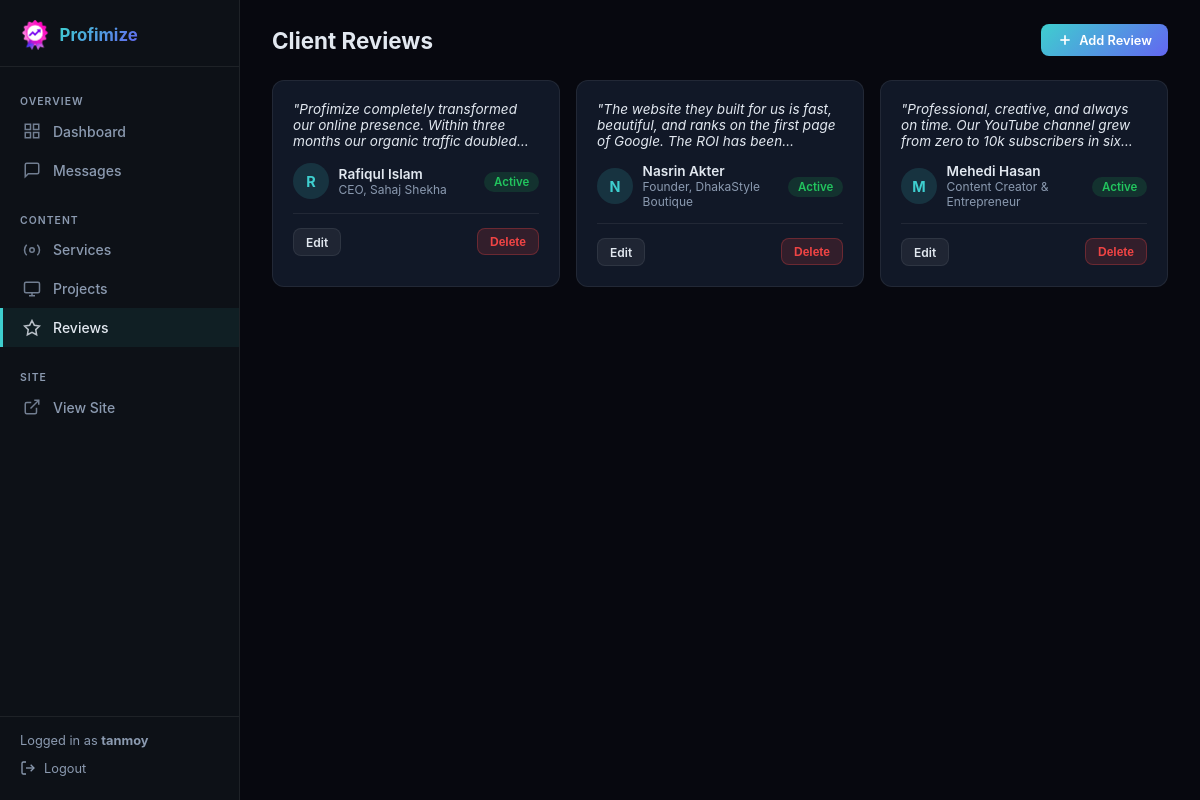
Page /dashboard/reviews/ (signed in) on the earlier database version.
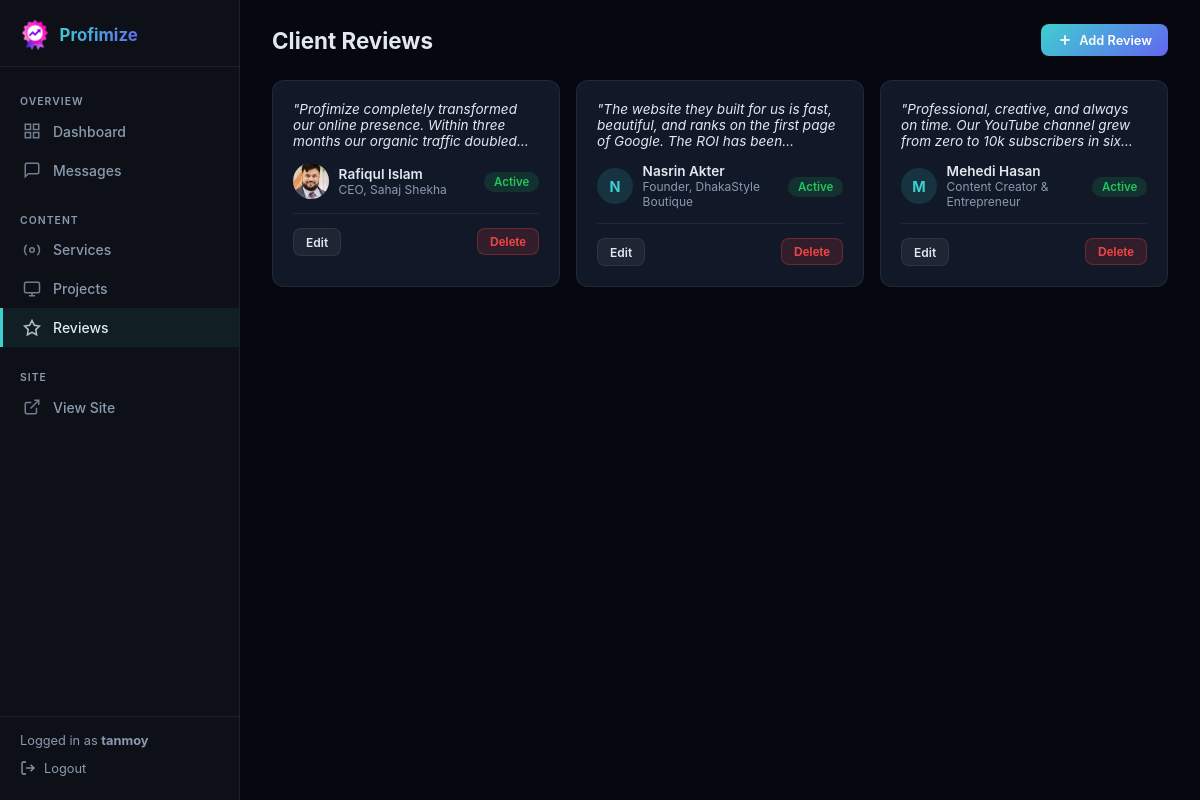
Same page on the later database version.
### apps/pages/models.py (models this page shows, shortened)
class Testimonial(models.Model):
    quote = models.TextField()
    name = models.CharField(max_length=100)
    role = models.CharField(max_length=100)
    avatar = models.ImageField(upload_to="avatars/", blank=True)
    order = models.PositiveIntegerField(default=0)
    is_active = models.BooleanField(default=True)
    class Meta:
        ordering = ["order"]

### apps/dashboard/views.py (the view)
# urls.py: path("reviews/", views.reviews_list, name="reviews"),
@dashboard_required
def reviews_list(request):
    reviews = Testimonial.objects.all()
    return render(request, "dashboard/reviews.html", {"reviews": reviews})

### apps/dashboard/views.py (called while the page is built)
def dashboard_required(view_func):
    @wraps(view_func)
    def wrapper(request, *args, **kwargs):
        if request.user.is_authenticated and request.user.is_staff:
            return view_func(request, *args, **kwargs)
        return redirect("dashboard:login")
    return wrapper

### templates/dashboard/reviews.html (shortened to what this page needs)
{% extends "dashboard/base.html" %}
{% block page_title %}Client Reviews{% endblock %}
{% block header_actions %}
<a href="{% url 'dashboard:review_add' %}" class="db-btn db-btn--primary">
  <svg width="16" height="16" fill="none" stroke="currentColor" stroke-width="2.5" viewBox="0 0 24 24">
    <line x1="12" y1="5" x2="12" y2="19"/><line x1="5" y1="12" x2="19" y2="12"/>
  </svg>
  Add Review
</a>
{% endblock %}
{% block content %}
{% if reviews %}
<div class="db-cards-grid">
  {% for r in reviews %}
  <div class="db-review-card">
    <p class="db-review-card__quote">"{{ r.quote }}"</p>
    <div class="db-review-card__author">
      <div class="db-review-card__avatar">
        {% if r.avatar %}
        <img src="{{ r.avatar.url }}" alt="{{ r.name }}" style="width:100%;height:100%;object-fit:cover;">
        {% else %}
        {{ r.name|first }}
        {% endif %}
      </div>
      <div>
        <div class="db-review-card__name">{{ r.name }}</div>
        <div class="db-review-card__role">{{ r.role }}</div>
      </div>
      <div style="margin-left:auto;">
        {% if r.is_active %}
        <span class="db-badge db-badge--active">Active</span>
        {% else %}
        <span class="db-badge db-badge--inactive">Inactive</span>
        {% endif %}
      </div>
    </div>
    <div class="db-review-card__actions">
      <a href="{% url 'dashboard:review_edit' r.pk %}" class="db-btn db-btn--ghost db-btn--sm">Edit</a>
      <form method="post" action="{% url 'dashboard:review_delete' r.pk %}" onsubmit="return confirm('Delete this review?')" style="margin-left:auto;">
        <button type="submit" class="db-btn db-btn--danger db-btn--sm">Delete</button>
      </form>
    </div>
  </div>
  {% endfor %}
</div>
{% else %}
<div class="db-empty">
  <p>No reviews yet. <a href="{% url 'dashboard:review_add' %}" style="color:var(--db-accent);">Add the first one.</a></p>
</div>
{% endif %}
{% endblock %}

### templates/dashboard/base.html (shortened to what this page needs)
{% load static %}
<!DOCTYPE html>
<html lang="en">
<head>
  <link rel="stylesheet" href="{% static 'css/dashboard.css' %}">
</head>
<body class="dashboard-body">
<aside class="db-sidebar" id="db-sidebar">
  <a href="{% url 'dashboard:home' %}" class="db-sidebar__logo">
    <img src="{% static 'img/logo.png' %}" alt="">
    <span>Profimize</span>
  </a>
  <nav class="db-sidebar__nav">
    <div class="db-nav-label">Overview</div>
    <a href="{% url 'dashboard:home' %}" class="db-nav-link {% if request.resolver_match.url_name == 'home' %}active{% endif %}">
      <svg width="18" height="18" fill="none" stroke="currentColor" stroke-width="2" viewBox="0 0 24 24">
        <rect x="3" y="3" width="7" height="7"/><rect x="14" y="3" width="7" height="7"/>
        <rect x="14" y="14" width="7" height="7"/><rect x="3" y="14" width="7" height="7"/>
      </svg>
      Dashboard
    </a>
    <a href="{% url 'dashboard:messages' %}" class="db-nav-link {% if 'message' in request.resolver_match.url_name %}active{% endif %}">
      <svg width="18" height="18" fill="none" stroke="currentColor" stroke-width="2" viewBox="0 0 24 24">
        <path d="M21 15a2 2 0 0 1-2 2H7l-4 4V5a2 2 0 0 1 2-2h14a2 2 0 0 1 2 2z"/>
      </svg>
      Messages
    </a>
    <div class="db-nav-label" style="margin-top:.75rem;">Content</div>
    <a href="{% url 'dashboard:services' %}" class="db-nav-link {% if 'service' in request.resolver_match.url_name %}active{% endif %}">
      <svg width="18" height="18" fill="none" stroke="currentColor" stroke-width="2" viewBox="0 0 24 24">
        <circle cx="12" cy="12" r="3"/><path d="M19.07 4.93a10 10 0 0 1 0 14.14M4.93 4.93a10 10 0 0 0 0 14.14"/>
      </svg>
      Services
    </a>
    <a href="{% url 'dashboard:projects' %}" class="db-nav-link {% if 'project' in request.resolver_match.url_name %}active{% endif %}">
      <svg width="18" height="18" fill="none" stroke="currentColor" stroke-width="2" viewBox="0 0 24 24">
        <rect x="2" y="3" width="20" height="14" rx="2"/><line x1="8" y1="21" x2="16" y2="21"/><line x1="12" y1="17" x2="12" y2="21"/>
      </svg>
      Projects
    </a>
    <a href="{% url 'dashboard:reviews' %}" class="db-nav-link {% if 'review' in request.resolver_match.url_name %}active{% endif %}">
      <svg width="18" height="18" fill="none" stroke="currentColor" stroke-width="2" viewBox="0 0 24 24">
        <path d="M12 2l3.09 6.26L22 9.27l-5 4.87 1.18 6.88L12 17.77l-6.18 3.25L7 14.14 2 9.27l6.91-1.01L12 2z"/>
      </svg>
      Reviews
    </a>
    <div class="db-nav-label" style="margin-top:.75rem;">Site</div>
    <a href="{% url 'pages:home' %}" target="_blank" class="db-nav-link">
      <svg width="18" height="18" fill="none" stroke="currentColor" stroke-width="2" viewBox="0 0 24 24">
        <path d="M18 13v6a2 2 0 0 1-2 2H5a2 2 0 0 1-2-2V8a2 2 0 0 1 2-2h6"/>
        <polyline points="15 3 21 3 21 9"/><line x1="10" y1="14" x2="21" y2="3"/>
      </svg>
      View Site
    </a>
  </nav>
  <div class="db-sidebar__footer">
    <span style="display:block;margin-bottom:.25rem;">Logged in as <strong>{{ request.user.username }}</strong></span>
    <a href="{% url 'dashboard:logout' %}">
      <svg width="16" height="16" fill="none" stroke="currentColor" stroke-width="2" viewBox="0 0 24 24">
        <path d="M9 21H5a2 2 0 0 1-2-2V5a2 2 0 0 1 2-2h4"/>
        <polyline points="16 17 21 12 16 7"/><line x1="21" y1="12" x2="9" y2="12"/>
      </svg>
      Logout
    </a>
  </div>
</aside>
<main class="db-main">
  <div class="db-header">
    <h1>{% block page_title %}Dashboard{% endblock %}</h1>
    <div class="db-header__actions">
      {% block header_actions %}{% endblock %}
    </div>
  </div>
  <div class="db-content">
    {% block content %}{% endblock %}
  </div>
</main>
</body>
</html>

Differences in the rows shown:
changed Testimonial "Rafiqul Islam": avatar: picture added; name|first "R" → (not shown)
